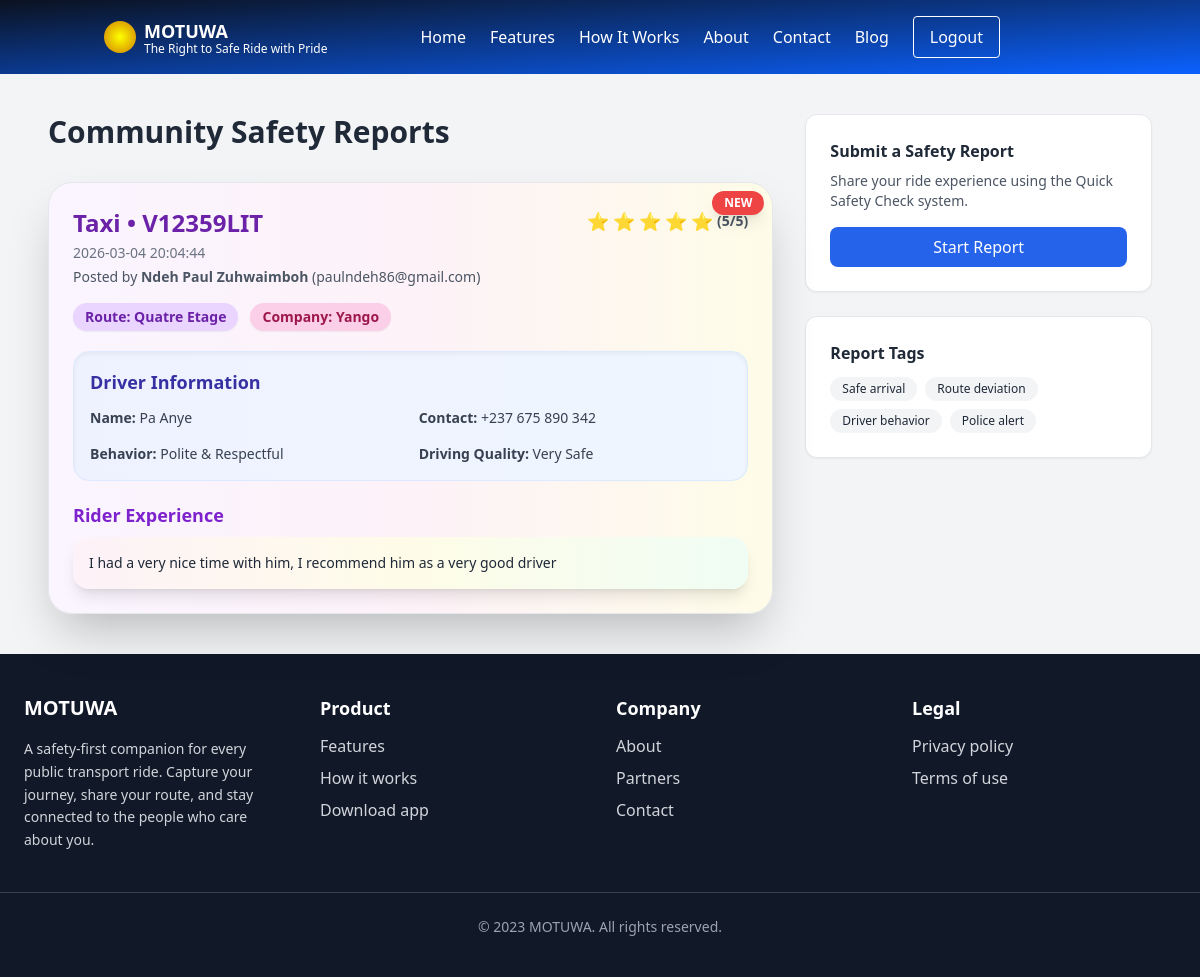
The page /blog (signed in) on the database its author committed.
### tables this page shows
CREATE TABLE transport_reviews (
id INTEGER PRIMARY KEY AUTOINCREMENT,
user_id INTEGER,
transport_type TEXT,
license_plate TEXT,
route TEXT,
company TEXT,
driver_name TEXT,
driver_contact TEXT,
driver_behavior TEXT,
driving_quality TEXT,
rating INTEGER,
review TEXT,
created_at TEXT
);

CREATE TABLE users (
               id INTEGER PRIMARY KEY AUTOINCREMENT,
               name TEXT NOT NULL,
               email TEXT NOT NULL UNIQUE,
               phone TEXT NOT NULL,
               emergency_email1 TEXT NOT NULL,
               emergency_phone1 TEXT NOT NULL,
               emergency_email2 TEXT NOT NULL,
               emergency_phone2 TEXT NOT NULL,
               password TEXT NOT NULL,
               timestamp TEXT NOT NULL
               );

### app.py (the view)
@app.route("/blog")
def blog():
    conn = sqlite3.connect(DB_NAME)
    cursor = conn.cursor()
    cursor.execute("""
    SELECT transport_reviews.*, users.name, users.email
    FROM transport_reviews
    LEFT JOIN users ON transport_reviews.user_id = users.id
    ORDER BY transport_reviews.created_at DESC
""")
    reports = cursor.fetchall()
    conn.close()
    formatted_reports = []
    for r in reports:
        report = {
            "transport_type": r[2],
            "license_plate": r[3],
            "route": r[4],
            "company": r[5],
            "driver_name": r[6],
            "driver_contact": r[7],
            "driver_behavior": r[8],
            "driving_quality": r[9],
            "rating": r[10],
            "review": r[11],
            "created_at": r[12],
            "user_name": r[13],  # from users table
            "user_email": r[14] # from users table
        }
        report_time = datetime.strptime(report["created_at"], "%Y-%m-%d %H:%M:%S")
        report["is_new"] = (datetime.now() - report_time) <= timedelta(days=2)
        formatted_reports.append(report)
    return render_template("Weblog.html", reports=formatted_reports)

### templates/Weblog.html (shortened to what this page needs)
<!DOCTYPE html>
<html lang="en">
<head>
  <script src="https://cdn.tailwindcss.com"></script>
</head>
<body class="bg-gray-100 text-gray-800">
    <nav class="bg-gradient-to-br from-[#0b1220] to-[#0b61ff] py-4">
        <div class="container mx-auto px-4 flex justify-between items-center">
            <a href="/" class="text-white flex items-center">
                <div class="w-8 h-8 rounded-full mr-2" style="background: radial-gradient(#ffff00, #cf7c00);"></div>
                <div>
                    <h4 class="font-bold text-lg">MOTUWA</h4>
                    <p class="text-xs font-medium mt-[-4px]">The Right to Safe Ride with Pride</p>
                </div>
            </a>
            <div class="hidden md:flex items-center space-x-6 mr-24">
                <a href="/" class="text-white font-medium hover:text-yellow-400">Home</a>
                {% if 'user_id' in session %}
                <a href="/features" class="text-white font-medium hover:text-yellow-400">Features</a>
                <a href="/#Works" class="text-white font-medium hover:text-yellow-400">How It Works</a>
                <a href="/#About" class="text-white font-medium hover:text-yellow-400">About</a>
                <a href="/contact" class="text-white font-medium hover:text-yellow-400">Contact</a>
                <a href="/blog" class="text-white font-medium hover:text-yellow-400">Blog</a>
                {% else %}
                <a href="/#Works" class="text-white font-medium hover:text-yellow-400">How It Works</a>
                <a href="/#About" class="text-white font-medium hover:text-yellow-400">About</a>
                <a href="/contact" class="text-white font-medium hover:text-yellow-400">Contact</a>
                {% endif %}
                {% if 'user_id' not in session %}
                <a href="/login" class="border border-white text-white px-4 py-2 rounded hover:bg-white hover:text-blue-900 transition">Log in</a>
                {% else %}
        <a href="/logout" class="border border-white text-white px-4 py-2 rounded hover:bg-white hover:text-blue-900 transition">Logout</a>
        {% endif %}
            </div>
        </div>
    </nav>
<main class="max-w-6xl mx-auto px-6 py-10 grid lg:grid-cols-3 gap-8">
  <div class="lg:col-span-2 space-y-8">
    <h1 class="text-3xl font-bold mb-8">Community Safety Reports</h1>
<div class="space-y-8 px-4 md:px-0">
  {% for report in reports %}
  <div class="relative bg-gradient-to-r from-purple-50 via-pink-50 to-yellow-50 p-6 rounded-3xl shadow-2xl hover:scale-105 transform transition-all duration-300 border border-gray-200">
    <div class="flex justify-between items-start">
      <div>
        <h2 class="font-extrabold text-2xl text-purple-800">
          {{ report.transport_type }} • {{ report.license_plate }}
        </h2>
        <p class="text-sm text-gray-500 mt-1">
          {{ report.created_at }}
        </p>
      </div>
      <div class="flex items-center space-x-1 text-yellow-400 text-lg font-bold">
        {% for i in range(report.rating|int) %}
          <span>⭐</span>
        {% endfor %}
        <span class="ml-2 text-sm text-gray-600 font-semibold">({{ report.rating }}/5)</span>
      </div>
    </div>
<p class="text-sm text-gray-600 mt-1">
    Posted by <span class="font-semibold">{{ report.user_name }}</span> ({{ report.user_email }})
</p>
    <div class="mt-4 flex flex-wrap gap-3">
      {% if report.route %}
        <span class="px-3 py-1 bg-purple-200 text-purple-800 rounded-full font-semibold text-sm shadow-sm">
          Route: {{ report.route }}
        </span>
      {% endif %}
      {% if report.company %}
        <span class="px-3 py-1 bg-pink-200 text-pink-800 rounded-full font-semibold text-sm shadow-sm">
          Company: {{ report.company }}
        </span>
      {% endif %}
    </div>
    <div class="mt-5 bg-gradient-to-r from-indigo-50 to-blue-50 p-4 rounded-2xl border border-blue-100 shadow-inner">
      <p class="font-bold text-indigo-800 mb-3 text-lg">Driver Information</p>
      <div class="grid md:grid-cols-2 gap-4 text-gray-700 text-sm">
        {% if report.driver_name %}
          <p><span class="font-semibold">Name:</span> {{ report.driver_name }}</p>
        {% endif %}
        {% if report.driver_contact %}
          <p><span class="font-semibold">Contact:</span> {{ report.driver_contact }}</p>
        {% endif %}
        <p><span class="font-semibold">Behavior:</span> {{ report.driver_behavior }}</p>
        <p><span class="font-semibold">Driving Quality:</span> {{ report.driving_quality }}</p>
      </div>
    </div>
    <div class="mt-5">
      <p class="font-bold text-purple-700 mb-2 text-lg">Rider Experience</p>
      <p class="bg-gradient-to-r from-pink-50 via-yellow-50 to-green-50 p-4 rounded-2xl text-gray-800 shadow-lg text-sm">
        {{ report.review }}
      </p>
    </div>
    {% if report.is_new %}
      <div class="absolute top-0 right-0 mt-2 mr-2 bg-red-500 text-white px-3 py-1 rounded-full font-bold text-xs shadow-lg">
        NEW
      </div>
    {% endif %}
  </div>
  {% endfor %}
</div>
</div>
  <aside class="space-y-6">
    <div class="bg-white p-6 rounded-xl border shadow-sm">
      <h4 class="font-semibold">Submit a Safety Report</h4>
      <p class="text-sm text-gray-600 mt-2">
        Share your ride experience using the Quick Safety Check system.
      </p>
      <button type="button" class="mt-4 w-full bg-blue-600 text-white py-2 rounded-lg font-medium"  onclick="window.location.href='{{ url_for('submit_report') }}'">
        Start Report
      </button>
    </div>
    <div class="bg-white p-6 rounded-xl border shadow-sm">
      <h4 class="font-semibold">Report Tags</h4>
      <div class="flex flex-wrap gap-2 mt-3 text-xs">
        <span class="bg-gray-100 px-3 py-1 rounded-full">Safe arrival</span>
        <span class="bg-gray-100 px-3 py-1 rounded-full">Route deviation</span>
        <span class="bg-gray-100 px-3 py-1 rounded-full">Driver behavior</span>
        <span class="bg-gray-100 px-3 py-1 rounded-full">Police alert</span>
      </div>
    </div>
  </aside>
</main>
  <footer class="bg-gray-900 text-gray-300 py-10">
  <div class="max-w-7xl mx-auto px-6 grid grid-cols-1 md:grid-cols-4 gap-8">
    <div>
      <h3 class="text-xl font-bold text-white mb-4">MOTUWA</h3>
      <p class="text-sm leading-relaxed">
        A safety-first companion for every public transport ride. Capture your journey, share your route, and stay
        connected to the people who care about you.
      </p>
    </div>
    <div>
      <h4 class="text-lg font-semibold text-white mb-3">Product</h4>
      <ul class="space-y-2">
        <li><a href="#" class="hover:text-white transition">Features</a></li>
        <li><a href="#" class="hover:text-white transition">How it works</a></li>
        <li><a href="#" class="hover:text-white transition">Download app</a></li>
      </ul>
    </div>
    <div>
      <h4 class="text-lg font-semibold text-white mb-3">Company</h4>
      <ul class="space-y-2">
        <li><a href="#" class="hover:text-white transition">About</a></li>
        <li><a href="#" class="hover:text-white transition">Partners</a></li>
        <li><a href="#" class="hover:text-white transition">Contact</a></li>
      </ul>
    </div>
    <div>
      <h4 class="text-lg font-semibold text-white mb-3">Legal</h4>
      <ul class="space-y-2">
        <li><a href="#" class="hover:text-white transition">Privacy policy</a></li>
        <li><a href="#" class="hover:text-white transition">Terms of use</a></li>
      </ul>
    </div>
  </div>
  <div class="border-t border-gray-700 mt-10 pt-6 text-center">
    <p class="text-sm text-gray-400">© 2023 MOTUWA. All rights reserved.</p>
  </div>
</footer>
</body>
</html>

### rows shown on the page
transport_reviews: transport_type "Taxi", license_plate "V12359LIT", created_at "2026-03-04 20:04:44", rating "5", user_name "Ndeh Paul Zuhwaimboh", user_email "paulndeh86@gmail.com", route "Quatre Etage", company "Yango", driver_name "Pa Anye", driver_contact "+237 675 890 342", driver_behavior "Polite & Respectful", driving_quality "Very Safe", review "I had a very nice time with him, I recommend him as a very good driver"
